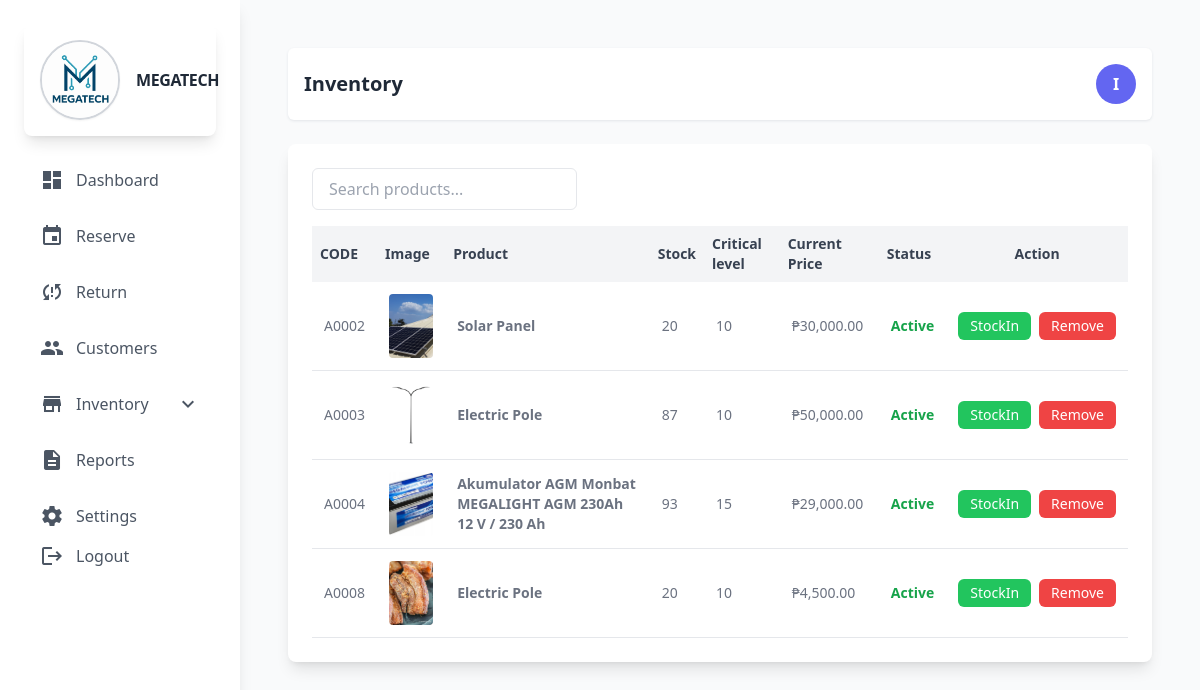
The page /admin/inventory.php (signed in) on the database its author committed.
### tables this page shows
CREATE TABLE `product` (
  `prod_id` int(11) NOT NULL,
  `prod_code` varchar(60) NOT NULL,
  `prod_name` varchar(60) NOT NULL,
  `prod_description` text NOT NULL,
  `prod_specs` longtext NOT NULL CHECK (json_valid(`prod_specs`)),
  `prod_stocks` int(11) NOT NULL,
  `prod_category_id` int(11) NOT NULL,
  `prod_price` decimal(10,2) NOT NULL,
  `prod_critical` int(11) NOT NULL,
  `prod_status` int(11) NOT NULL COMMENT '0=unactive,1=active',
  `prod_image` varchar(255) NOT NULL,
  `prod_added` datetime NOT NULL
);

### admin/backend/db.php (called while the page is built, shortened)
<?php
class db_connect
{
    public $host = db_host;
    public $user = db_user;
    public $pass = db_pass;
    public $name = db_name;
    public function connect()
    {
        try {
            $this->conn = new mysqli($this->host, $this->user, $this->pass, $this->name);
        } catch (\Throwable $th) {
            header("Location:setup.php");
        }
    }
}

### admin/backend/class.php (called while the page is built, shortened)
<?php
include ('db.php');
class global_class extends db_connect
{
public function fetch_all_product(){
        $query = $this->conn->prepare("SELECT *
        FROM `product`
        LEFT JOIN category
        ON product.prod_category_id = category.category_id
        where prod_status='1'
        ");
        if ($query->execute()) {
            $result = $query->get_result();
            return $result;
        }
    }
}
?>

### admin/inventory.php (the view, shortened to what this page needs)
<?php
include "components/header.php";
?>
<div class="flex justify-between items-center bg-white p-4 mb-6 rounded-md shadow shadow-gray-200">
    <h2 class="text-xl font-semibold text-gray-800">Inventory</h2>
    <div class="w-10 h-10 bg-indigo-500 rounded-full flex items-center justify-center text-white font-bold">
        <?php echo strtoupper(substr($_SESSION['admin_username'], 0, 1)); ?>
    </div>
</div>
<div class="bg-white rounded-lg shadow-lg p-6">
    <div class="mb-4">
        <input
            type="text"
            id="searchInput"
            class="w-50 px-4 py-2 border rounded-md text-gray-700 focus:outline-none focus:ring-2 focus:ring-blue-500"
            placeholder="Search products..."
        />
    </div>
    <div class="overflow-x-auto">
        <table id="userTable" class="display table-auto w-full text-sm text-left text-gray-500 dark:text-gray-400">
            <thead class="bg-gray-100 text-gray-700">
                <tr>
                    <th class="p-2">CODE</th>
                    <th class="p-2">Image</th>
                    <th class="p-2">Product</th>
                    <th class="p-2">Stock</th>
                    <th class="p-2">Critical level</th>
                    <th class="p-2">Current Price</th>
                    <th class="p-2">Status</th>
                    <th class="p-2 text-center">Action</th>
                </tr>
            </thead>
            <tbody>
                <?php include "backend/end-points/inventory_list.php" ?>
            </tbody>
        </table>
    </div>
</div>
<?php include "components/footer.php";?>

### admin/backend/end-points/inventory_list.php (shortened to what this page needs)
<?php
$fetch_all_product = $db->fetch_all_product();
if ($fetch_all_product->num_rows > 0) {
    foreach ($fetch_all_product as $product):
        $status = ($product['prod_status'] > 0) ? "Active" : "Not Active";
        $image_path = !empty($product['prod_image']) ? "../upload/{$product['prod_image']}" : 'images/default.png';
?>
<?php
$highlight_class = ($product['prod_stocks'] <= $product['prod_critical']) ? 'bg-red-100' : '';
?>
<tr class="border-b <?= $highlight_class ?>">
    <td class="p-3"><?= $product['prod_code'] ?></td>
    <td class="p-3">
        <img src="<?= $image_path ?>" alt="<?= $product['prod_name'] ?>" class="w-16 h-16 object-cover rounded">
    </td>
    <td class="p-3 font-semibold"><?= $product['prod_name']?></td>
    <td class="p-3"><?= $product['prod_stocks'] ?></td>
    <td class="p-3"><?= $product['prod_critical'] ?></td>
    <td class="p-3">₱<?= number_format($product['prod_price'], 2) ?></td>
    <td class="p-3">
        <span class="<?= $product['prod_status'] > 0 ? 'text-green-600 font-semibold' : 'text-red-500 italic' ?>">
            <?= $status ?>
        </span>
    </td>
    <td class="p-3 text-center">
        <div class="flex flex-col sm:flex-row justify-center items-center space-y-1 sm:space-y-0 sm:space-x-2">
            <button class="bg-green-500 text-white py-1 px-3 rounded-md text-sm stockInToggler"
                data-prod_stocks="<?= $product['prod_stocks'] ?>"
                data-prod_id="<?= $product['prod_id'] ?>"
                data-prod_name="<?= $product['prod_name'] ?>"
            >
                StockIn
            </button>
            <button class="bg-red-500 text-white py-1 px-3 rounded-md text-sm togglerRemoveProduct"
                data-prod_id="<?= $product['prod_id'] ?>"
                data-prod_name="<?= $product['prod_name'] ?>"
            >
                Remove
            </button>
        </div>
    </td>
</tr>
<?php
    endforeach;
} else { ?>
<tr>
    <td colspan="10" class="p-4 text-center text-gray-500 italic">No Product Found.</td>
</tr>
<?php } ?>

### rows shown on the page
product: prod_code "A0002", prod_image (picture), prod_name "Solar Panel", prod_stocks "20", prod_critical "10", prod_price "30,000.00", prod_status "Active"
product: prod_code "A0003", prod_image (picture), prod_name "Electric Pole", prod_stocks "87", prod_critical "10", prod_price "50,000.00", prod_status "Active"
product: prod_code "A0004", prod_image (picture), prod_name "Akumulator AGM Monbat MEGALIGHT AGM 230Ah 12 V / 230 Ah", prod_stocks "93", prod_critical "15", prod_price "29,000.00", prod_status "Active"
product: prod_code "A0008", prod_image (picture), prod_name "Electric Pole", prod_stocks "20", prod_critical "10", prod_price "4,500.00", prod_status "Active"

### other values the page prints
substr($_SESSION['admin_username'], 0, 1) "I"
